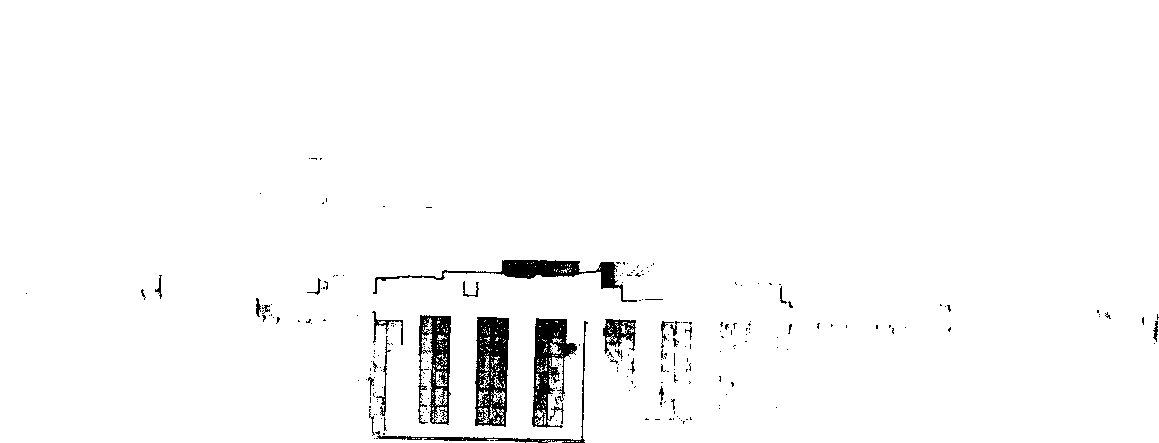
#> input picture ws_livox/src/mid360_navigation/maps/map.pgm, 1159 x 443 px
$ python clean_map_pgm.py ../maps/map.pgm ../maps/map.pgm out.png
#> lines starting #> are read from the running program, lines starting #| are printed output that depends on the picture; after the words box and inside, x2 and y2 are one past the last pixel; in counts of white or black regions, pixels touching at a corner belong together
#> in main, img is the input picture: PIL image 1159x443 L; 97.6% white; 254 black regions (226 under 20 px), largest, box (x1, y1, x2, y2) and area: (475, 317, 509, 427) 2709, (532, 318, 577, 428) 2323, (373, 260, 637, 302) 2016
#!/usr/bin/env python3
import argparse
from collections import deque
from pathlib import Path
from typing import Tuple

import numpy as np
from PIL import Image


def load_yaml_lines(yaml_path: Path):
    return yaml_path.read_text(encoding="utf-8").splitlines()


def save_yaml(yaml_lines, out_yaml: Path, image_name: str):
    updated = []
    replaced = False
    for line in yaml_lines:
        if line.startswith("image:"):
            updated.append(f"image: {image_name}")
            replaced = True
        else:
            updated.append(line)
    if not replaced:
        updated.insert(0, f"image: {image_name}")
    out_yaml.write_text("\n".join(updated) + "\n", encoding="utf-8")


def remove_small_occupied_components(img_arr: np.ndarray, min_component_size: int) -> Tuple[np.ndarray, int, int]:
#> called with min_component_size = 100
    occupied = img_arr == 0
    h, w = occupied.shape
#> h = 443; w = 1159
    visited = np.zeros_like(occupied, dtype=bool)
    cleaned = img_arr.copy()
    removed_components = 0
    removed_cells = 0

    for y in range(h):
        for x in range(w):
            if not occupied[y, x] or visited[y, x]:
                continue

            q = deque([(y, x)])
            visited[y, x] = True
            component = []

            while q:
                cy, cx = q.popleft()
                component.append((cy, cx))
                for ny, nx in ((cy - 1, cx), (cy + 1, cx), (cy, cx - 1), (cy, cx + 1)):
                    if 0 <= ny < h and 0 <= nx < w and occupied[ny, nx] and not visited[ny, nx]:
                        visited[ny, nx] = True
                        q.append((ny, nx))

            if len(component) < min_component_size:
                removed_components += 1
                removed_cells += len(component)
                for cy, cx in component:
                    cleaned[cy, cx] = 255
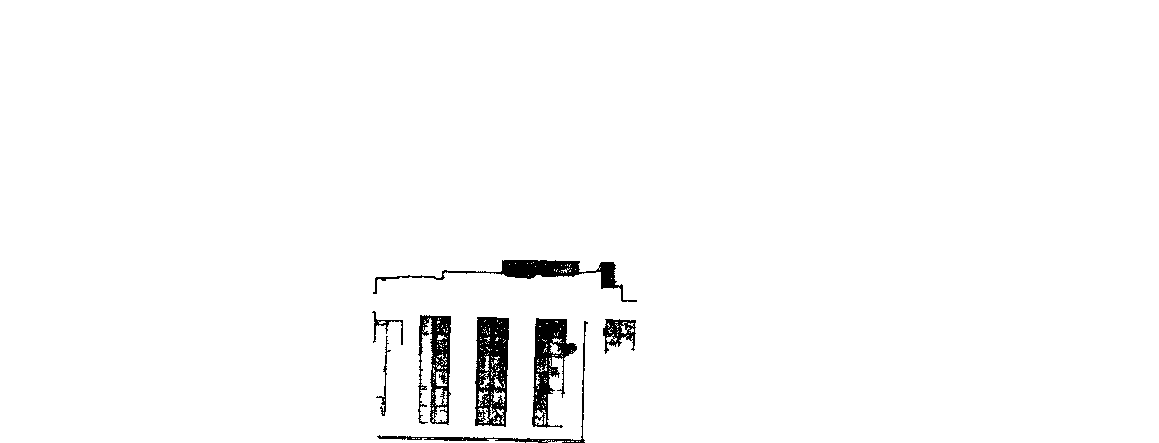
#> cleaned: shape (443, 1159); 98% white; 8 black regions, largest, box (x1, y1, x2, y2) and area: (475, 317, 509, 427) 2663, (532, 318, 577, 428) 2202, (373, 260, 637, 302) 2010
#> after the loop, removed_cells = 1850; removed_components = 416

    return cleaned, removed_components, removed_cells


def main():
    parser = argparse.ArgumentParser(description="Clean a ROS occupancy PGM by removing small occupied components.")
    parser.add_argument("input_pgm", help="Input .pgm file")
    parser.add_argument("input_yaml", help="Input .yaml file")
    parser.add_argument("output_prefix", help="Output path prefix without extension")
    parser.add_argument("--min-component-size", type=int, default=100, help="Remove occupied components smaller than this many cells")
    args = parser.parse_args()

    input_pgm = Path(args.input_pgm)
    input_yaml = Path(args.input_yaml)
    output_prefix = Path(args.output_prefix)
    output_prefix.parent.mkdir(parents=True, exist_ok=True)

    img = Image.open(input_pgm).convert("L")
    arr = np.array(img)

    cleaned, removed_components, removed_cells = remove_small_occupied_components(arr, args.min_component_size)
#> removed_components = 416; removed_cells = 1850

    out_pgm = output_prefix.with_suffix(".pgm")
    out_yaml = output_prefix.with_suffix(".yaml")
    Image.fromarray(cleaned).save(out_pgm)
    save_yaml(load_yaml_lines(input_yaml), out_yaml, out_pgm.name)

    print(f"Saved cleaned map to {out_pgm} and {out_yaml}")
    print(f"Removed {removed_components} occupied components and {removed_cells} occupied cells")


if __name__ == "__main__":
#> (the run stopped early here; a loop or call above may not have finished)
